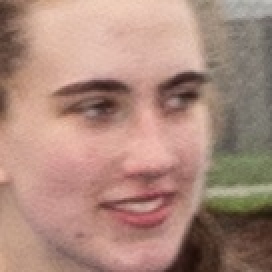
#> input picture Capstone 2 - Fútbol/data/00_support/face_vs_object_dataset/baseline_faces/faces_0011.jpg, 136 x 136 px (shown 2 times larger); its folder holds 4 pictures in this run
$ jupyter execute --allow-errors '06 - 02 Baseline Face vs Object Model.ipynb'   (shell and % lines are left out)
#> lines starting #> are read from the running program, lines starting #| are printed output that depends on the picture
### Capstone 2 - Fútbol/code/support_class.py
import settings as s

import concurrent.futures
import cv2
from cv2 import Canny
from functools import partial
from imblearn.over_sampling import SMOTE
import lightgbm as lgb
from matplotlib import transforms
from matplotlib.colors import ListedColormap
from matplotlib.lines import Line2D
import matplotlib.patheffects as path_effects
import matplotlib.pyplot as plt
from matplotlib.ticker import PercentFormatter, StrMethodFormatter
import numpy as np
from pathlib import Path
import pandas as pd
import pickle
import rawpy
import seaborn as sns
from skimage.filters import laplace, sobel, roberts
from sklearn.preprocessing import binarize
from sklearn.model_selection import train_test_split
from sklearn.metrics import roc_auc_score, confusion_matrix, cohen_kappa_score, matthews_corrcoef
import time


# decorator to help with timing functions
# [10 lines left out: function time_it, not called in this run]


# class for holding functions for project
class Fball:

    # print blank lines
    # [4 lines left out: function bl, not called in this run]

    # save model
    @staticmethod
    def save_model(model_obj, name, ir=True):
        if ir:
            with open(s.MODELS_jn / str(name + '.pkl'), 'wb') as f:
                pickle.dump(model_obj, f, pickle.HIGHEST_PROTOCOL)
        else:
            with open(s.MODELS / str(name + '.pkl'), 'wb') as f:
                pickle.dump(model_obj, f, pickle.HIGHEST_PROTOCOL)


    # load model
    # [8 lines left out: function load_model, not called in this run]


    @staticmethod
    def checkfile(file, ir=True):
#> called with ir = True
        num = 0
        if ir:
            file = s.REPORT_IMAGES_jn / file
        else:
            file = s.REPORT_IMAGES / file
        file_stem = file.stem
        while file.exists() or num == 0:
            num += 1
            file = file.parent / Path(file_stem + '_' + str(num).zfill(2) + file.suffix)
        return file


    # [642 lines left out: functions count_summary, get_face_embedding, get_crop, skin_tone, vectorized_form, get_data and 22 more, not called in this run]


# face aligner
class FaceAligner:
    # [44 lines left out: functions __init__, align, not called in this run]

### Capstone 2 - Fútbol/reports/intermediary_reports/06 - 02 Baseline Face vs Object Model.ipynb
Fútbol Match Highlights<br>
Face vs Object Model - Capstone 2<br>
Tom Widdows

This notebook trains and saves a model that can distinguish between faces and objects (non-faces). <br><br>
Face detection is the process of identifying faces in an image.  Face recognition is the process of recognizing a face that was detected.  During the process of face detection, the detector will often incorrectly identify objects (non-faces) as faces.  The images below show 4 **"faces"** detected from images.

The main application loads this model and verifies that detected faces in the current image are not objects (non-faces) before attempting facial recognition.  This notebooks purpose is to train and save a model for later use in the main application.

##### Housekeeping...

[cell 1]
#import required modules
import sys
sys.path.append('../../code')
import settings as s

import cv2
from lightgbm import LGBMClassifier
import numpy as np
import pandas as pd
from pathlib import Path
import pickle
import random
from sklearn.metrics import accuracy_score, f1_score, precision_score, recall_score, roc_auc_score
from sklearn.naive_bayes import GaussianNB
from sklearn.neighbors import KNeighborsClassifier
from sklearn.preprocessing import StandardScaler
from sklearn.tree import DecisionTreeClassifier, ExtraTreeClassifier
from support_class import Fball, time_it
import time

start_all = time.time()  # track time for notebook to run

##### Common variables and settings...

[cell 2]
# variables used throughout the notebook
random.seed(14)
vec_size = 64  # pixel width & height (square) of training vector, vec is vec_size * vec_size

# save figure unique filenames
cm_valid_fig = Fball.checkfile('06 - 02 Baseline Face vs Object Model CM Valid.jpg')
cm_test_fig = Fball.checkfile('06 - 02 Baseline Face vs Object Model CM Test.jpg')

#### Load our two datasets

[cell 3]
faces = [f for f in Path(s.FACE_VS_OBJECT_DATASET_jn / 'baseline_faces').iterdir()]
#> (the rest of this cell did not finish here and is left out)

#### Read the images in each set, convert to grayscale and resize

[cell 4]
# feature engineering for faces - read image, convert to grayscale and resize
faces_vecs = []
for face in faces:
    image = cv2.imread(str(face), cv2.IMREAD_GRAYSCALE)
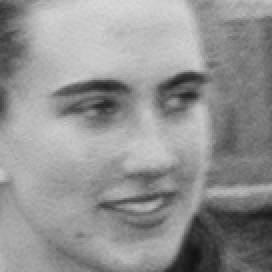
#> image: shape (136, 136) (shown 2 times larger); min 18, max 216, mean 146.1
    vec = cv2.resize(image, (vec_size, vec_size)).flatten()
#> vec = 4096 values, max 214 at index 23, min 20 at index 3821, mean 146
    faces_vecs.append(vec)
#> pass 2 of the loop `for face in faces:`:
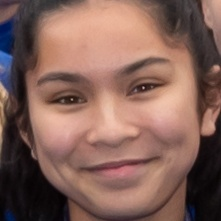
#> input picture Capstone 2 - Fútbol/data/00_support/face_vs_object_dataset/baseline_faces/faces_0089.jpg, 221 x 221 px
#> `image = cv2.imread(str(face), cv2.IMREAD_GRAYSCALE)`:
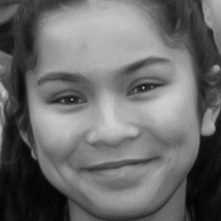
#> image: shape (221, 221); min 2, max 208, mean 107.1
#> vec = 4096 values, max 208 at index 2143, min 4 at index 3464, mean 107
#> pass 3 of the loop `for face in faces:`:
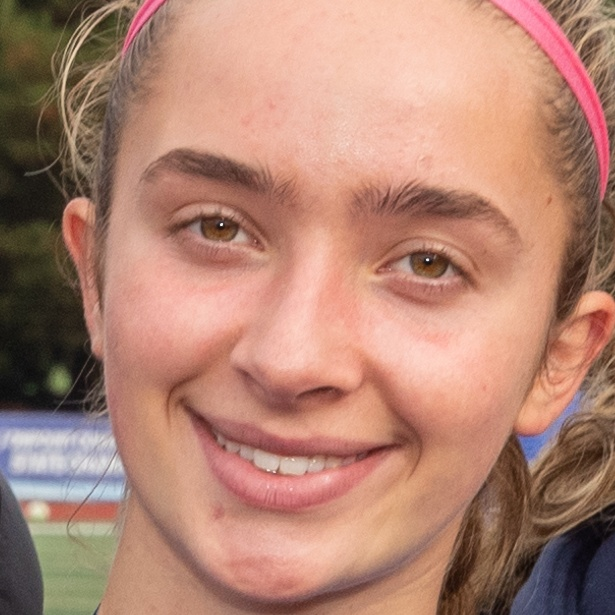
#> input picture Capstone 2 - Fútbol/data/00_support/face_vs_object_dataset/baseline_faces/faces_0120.jpg, 615 x 615 px
#> `image = cv2.imread(str(face), cv2.IMREAD_GRAYSCALE)`:
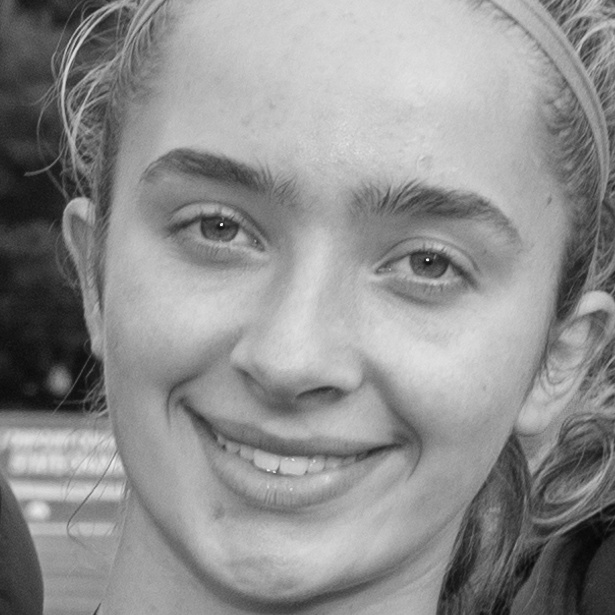
#> image: shape (615, 615); min 6, max 244, mean 143.2
#> vec = 4096 values, max 225 at index 554, min 9 at index 3646, mean 143.2
#> the loop made 4 passes; the first 3 are shown

[cell 5]
# feature engineering for objects (non-faces) - read image, convert to grayscale and resize
no_faces_vecs = []
#> no_faces_vecs = []
#> (the rest of this cell did not finish here and is left out)

#### Combine the data

[cell 6]
df = pd.DataFrame()
#> (the rest of this cell did not finish here and is left out)

##### Scale and split the data

[cell 7]
# prepare and split the data
X = df
y = np.concatenate((np.ones(len(faces_vecs)), np.zeros(len(no_faces_vecs))))

#> (the rest of this cell did not finish here and is left out)

##### Train classifier on the train data and predict on the validation data

[cell 8]
model = KNeighborsClassifier(29)
#> (the rest of this cell did not finish here and is left out)

#> (a cell that did not finish here is left out)

##### Save the model

[cell 10]
# save the model to disk
Fball.save_model(model, 'baseline_face_vs_object_model')
